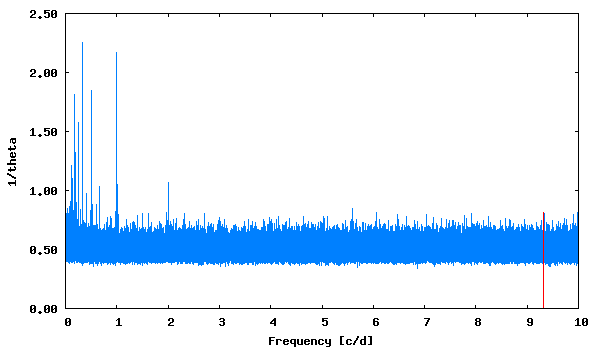

Here is the gnuplot script that generated this plot:
set term png size 600,350 medium
set colors classic
set output "phase_lc_9.lk.png"
set xlabel "Frequency [c/d]"
set ylabel "1/theta"
set format y "%5.2f"
plot [] "lk.periodogram" using 1:2 with lines linecolor 3 title "", "<echo '9.321536  0.81'" with impulses linecolor 1 title ""
 
